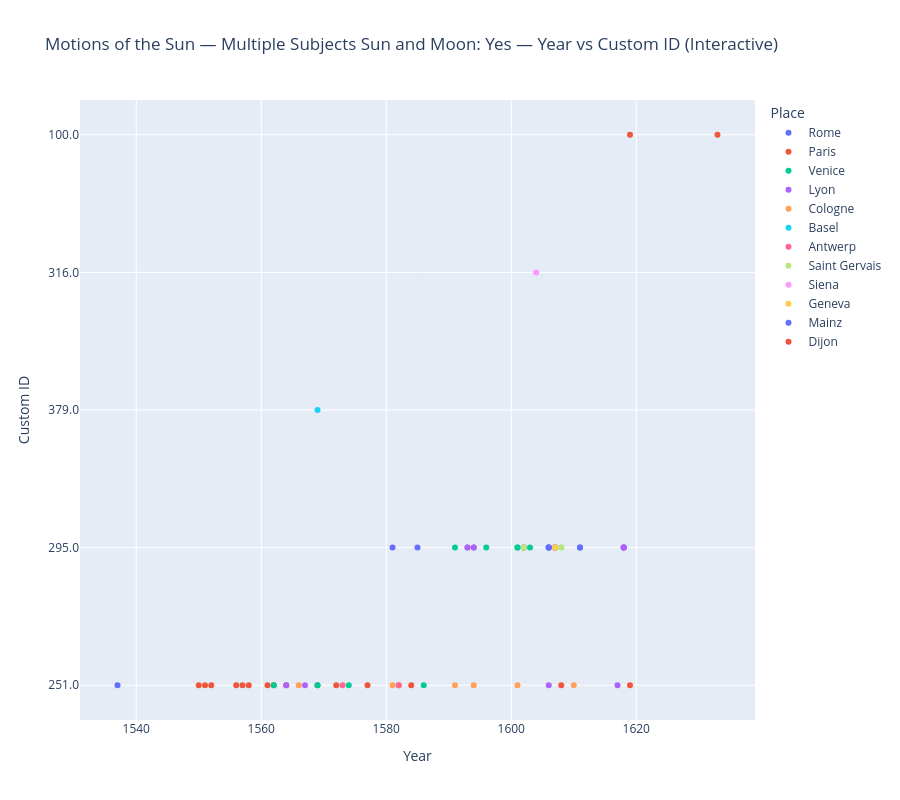

Notebook code for this chart:
### Code cell
# Interactive scatter: multiple subjects=yes — y=custom_id, color=place
fig = px.scatter(
    multi_df,
    x='year',
    y='custom_identifier_str',
    color='place',
    hover_data=['cks', 'part_or_adaption_label', 'book', 'custom_identifier_str'],
    title='Motions of the Sun — Multiple Subjects Sun and Moon: Yes — Year vs Custom ID (Interactive)',
    labels={'year': 'Year', 'custom_identifier_str': 'Custom ID', 'place': 'Place'}
)
fig.update_layout(height=800)
fig.show()

### Figure 1 — Plotly figure (JSON) as saved in the notebook; plotly's stock layout.template omitted (floating-point values rounded to 4 significant figures)
{"data": [{"customdata": [["CK_Movement of the Sun", "Compendium by P. Valeriano", "http://sphaera.mpiwg-berlin.mpg.de/id/item/e17fb754-c021-4cd6-bfbb-185fa3c603a1"], ["CK_Sun Orbit", "Clavius's commentary on Sacrobosco's Sphere", "http://sphaera.mpiwg-berlin.mpg.de/id/item/0a8d48d3-7224-4b43-bd8d-f9ddbf019caf"], ["CK_Sun Orbit", "Clavius's commentary on Sacrobosco's Sphere", "http://sphaera.mpiwg-berlin.mpg.de/id/item/5160d3aa-9337-4827-a1d3-00a32c8ec471"], ["CK_Sun Orbit", "Clavius's commentary on Sacrobosco's Sphere", "http://sphaera.mpiwg-berlin.mpg.de/id/item/012cdb2d-2830-4e0b-b148-c30b6f678f92"], ["CK_Sun Orbit", "Clavius's commentary on Sacrobosco's Sphere", "http://sphaera.mpiwg-berlin.mpg.de/id/item/012cdb2d-2830-4e0b-b148-c30b6f678f92"], ["CK_Sun Orbit", "Clavius's commentary on Sacrobosco's Sphere", "http://sphaera.mpiwg-berlin.mpg.de/id/item/012cdb2d-2830-4e0b-b148-c30b6f678f92"], ["CK_Sun Orbit", "Clavius's commentary on Sacrobosco's Sphere", "http://sphaera.mpiwg-berlin.mpg.de/id/item/012cdb2d-2830-4e0b-b148-c30b6f678f92"], ["CK_Sun Orbit", "Clavius's commentary on Sacrobosco's Sphere", "http://sphaera.mpiwg-berlin.mpg.de/id/item/924ce660-be70-431c-b627-d069824a24e1"], ["CK_Sun Orbit", "Clavius's commentary on Sacrobosco's Sphere", "http://sphaera.mpiwg-berlin.mpg.de/id/item/924ce660-be70-431c-b627-d069824a24e1"], ["CK_Sun Orbit", "Clavius's commentary on Sacrobosco's Sphere", "http://sphaera.mpiwg-berlin.mpg.de/id/item/924ce660-be70-431c-b627-d069824a24e1"], ["CK_Sun Orbit", "Clavius's commentary on Sacrobosco's Sphere", "http://sphaera.mpiwg-berlin.mpg.de/id/item/924ce660-be70-431c-b627-d069824a24e1"]], "hovertemplate": "Place=Rome<br>Year=%{x}<br>Custom ID=%{y}<br>cks=%{customdata[0]}<br>part_or_adaption_label=%{customdata[1]}<br>book=%{customdata[2]}<extra></extra>", "legendgroup": "Rome", "marker": {"color": "#636efa", "symbol": "circle"}, "mode": "markers", "name": "Rome", "orientation": "h", "showlegend": true, "type": "scatter", "x": [1537, 1581, 1585, 1606, 1606, 1606, 1606, 1607, 1607, 1607, 1607], "xaxis": "x", "y": ["251.0", "295.0", "295.0", "295.0", "295.0", "295.0", "295.0", "295.0", "295.0", "295.0", "295.0"], "yaxis": "y"}, {"customdata": [["CK_Movement of the Sun", "Compendium by P. Valeriano", "http://sphaera.mpiwg-berlin.mpg.de/id/item/b9ee1c57-bd85-4637-96b1-a22fcd0903e2"], ["CK_Movement of the Sun", "Compendium by P. Valeriano", "http://sphaera.mpiwg-berlin.mpg.de/id/item/1ee6100e-c830-49da-8713-977fbef01c31"], ["CK_Movement of the Sun", "Compendium by P. Valeriano", "http://sphaera.mpiwg-berlin.mpg.de/id/item/21e629e9-89b5-4609-8c34-733a8da34482"], ["CK_Movement of the Sun", "Compendium by P. Valeriano", "http://sphaera.mpiwg-berlin.mpg.de/id/item/e3326d18-38d0-45d3-b1f5-a58bee84a724"], ["CK_Movement of the Sun", "Compendium by P. Valeriano", "http://sphaera.mpiwg-berlin.mpg.de/id/item/c5a7404b-526c-4b51-ae9b-01d4f67171ff"], ["CK_Movement of the Sun", "Compendium by P. Valeriano", "http://sphaera.mpiwg-berlin.mpg.de/id/item/cf2b243d-dae0-47d2-8791-e9fc7b407ff1"], ["CK_Movement of the Sun", "Compendium by P. Valeriano", "http://sphaera.mpiwg-berlin.mpg.de/id/item/01f9af0a-2897-4249-b9e8-b61257f41dfb"], ["CK_Movement of the Sun", "Compendium by P. Valeriano", "http://sphaera.mpiwg-berlin.mpg.de/id/item/c1dc7411-871d-4821-acbd-e045e5b233da"], ["CK_Movement of the Sun", "Compendium by P. Valeriano", "http://sphaera.mpiwg-berlin.mpg.de/id/item/6513e6a9-0a29-42e3-8898-c53aaacfac09"], ["CK_Movement of the Sun", "Compendium by P. Valeriano", "http://sphaera.mpiwg-berlin.mpg.de/id/item/c2ed439a-fc1f-4255-b80f-025659dc5f5a"], ["CK_Movement of the Sun", "Compendium by P. Valeriano", "http://sphaera.mpiwg-berlin.mpg.de/id/item/baee638b-3a9b-49b1-987d-ae2cb8141c8d"], ["CK_Movement of the Sun", "Compendium by P. Valeriano", "http://sphaera.mpiwg-berlin.mpg.de/id/item/fa127188-5e05-4168-9f01-46861bc369e6"], ["CK_Movement of the Sun", "Compendium by P. Valeriano", "http://sphaera.mpiwg-berlin.mpg.de/id/item/a9a94b21-1df3-460e-96e5-fc6ed0974f3c"], ["CK_Movement of the Sun", "Compendium by P. Valeriano", "http://sphaera.mpiwg-berlin.mpg.de/id/item/4a74bfb7-a68f-4901-ba08-f251592707cb"], ["CK_Movement of the Sun", "Compendium by P. Valeriano", "http://sphaera.mpiwg-berlin.mpg.de/id/item/cc61e6f3-ca2a-4821-9f9b-fe0a38c6a92e"]], "hovertemplate": "Place=Paris<br>Year=%{x}<br>Custom ID=%{y}<br>cks=%{customdata[0]}<br>part_or_adaption_label=%{customdata[1]}<br>book=%{customdata[2]}<extra></extra>", "legendgroup": "Paris", "marker": {"color": "#EF553B", "symbol": "circle"}, "mode": "markers", "name": "Paris", "orientation": "h", "showlegend": true, "type": "scatter", "x": [1550, 1551, 1552, 1556, 1557, 1558, 1561, 1562, 1564, 1569, 1572, 1577, 1584, 1608, 1619], "xaxis": "x", "y": ["251.0", "251.0", "251.0", "251.0", "251.0", "251.0", "251.0", "251.0", "251.0", "251.0", "251.0", "251.0", "251.0", "251.0", "251.0"], "yaxis": "y"}, {"customdata": [["CK_Movement of the Sun", "Compendium by P. Valeriano", "http://sphaera.mpiwg-berlin.mpg.de/id/item/451f4882-f133-4c14-a9b1-330ab1066271"], ["CK_Movement of the Sun", "Compendium by P. Valeriano", "http://sphaera.mpiwg-berlin.mpg.de/id/item/afd94239-7b72-4efb-a2ef-f1b538f5c833"], ["CK_Movement of the Sun", "Compendium by P. Valeriano", "http://sphaera.mpiwg-berlin.mpg.de/id/item/08edefcd-8873-4d42-9041-bb2d0a99d299"], ["CK_Movement of the Sun", "Compendium by P. Valeriano", "http://sphaera.mpiwg-berlin.mpg.de/id/item/7e241bb5-41e3-4e08-9ab1-547a93fe6b3d"], ["CK_Sun Orbit", "Clavius's commentary on Sacrobosco's Sphere", "http://sphaera.mpiwg-berlin.mpg.de/id/item/bbd6d45f-1734-410b-9029-60ae656f2623"], ["CK_Sun Orbit", "Clavius's commentary on Sacrobosco's Sphere", "http://sphaera.mpiwg-berlin.mpg.de/id/item/a87d082b-a4a4-4dc2-b498-da488b67e3db"], ["CK_Sun Orbit", "Clavius's commentary on Sacrobosco's Sphere", "http://sphaera.mpiwg-berlin.mpg.de/id/item/810ba049-53e1-474c-96de-da17d7c69d5e"], ["CK_Sun Orbit", "Clavius's commentary on Sacrobosco's Sphere", "http://sphaera.mpiwg-berlin.mpg.de/id/item/ba9971de-e96d-4105-b874-6e6a5243d9f7"], ["CK_Sun Orbit", "Clavius's commentary on Sacrobosco's Sphere", "http://sphaera.mpiwg-berlin.mpg.de/id/item/20430a7d-3f77-404d-abee-cec9c805baf3"]], "hovertemplate": "Place=Venice<br>Year=%{x}<br>Custom ID=%{y}<br>cks=%{customdata[0]}<br>part_or_adaption_label=%{customdata[1]}<br>book=%{customdata[2]}<extra></extra>", "legendgroup": "Venice", "marker": {"color": "#00cc96", "symbol": "circle"}, "mode": "markers", "name": "Venice", "orientation": "h", "showlegend": true, "type": "scatter", "x": [1562, 1569, 1574, 1586, 1591, 1596, 1601, 1601, 1603], "xaxis": "x", "y": ["251.0", "251.0", "251.0", "251.0", "295.0", "295.0", "295.0", "295.0", "295.0"], "yaxis": "y"}, {"customdata": [["CK_Movement of the Sun", "Compendium by P. Valeriano", "http://sphaera.mpiwg-berlin.mpg.de/id/item/7e393498-6bab-4f25-9112-b48a464621dc"], ["CK_Movement of the Sun", "Compendium by P. Valeriano", "http://sphaera.mpiwg-berlin.mpg.de/id/item/0c9a708f-b9c4-4c3e-a54f-2e0d4860f100"], ["CK_Sun Orbit", "Clavius's commentary on Sacrobosco's Sphere", "http://sphaera.mpiwg-berlin.mpg.de/id/item/e2f49856-fc05-4e39-bda1-9e067fb77e38"], ["CK_Sun Orbit", "Clavius's commentary on Sacrobosco's Sphere", "http://sphaera.mpiwg-berlin.mpg.de/id/item/e2f49856-fc05-4e39-bda1-9e067fb77e38"], ["CK_Sun Orbit", "Clavius's commentary on Sacrobosco's Sphere", "http://sphaera.mpiwg-berlin.mpg.de/id/item/00294e5b-c9ed-44f7-af31-550da6b948e0"], ["CK_Sun Orbit", "Clavius's commentary on Sacrobosco's Sphere", "http://sphaera.mpiwg-berlin.mpg.de/id/item/00294e5b-c9ed-44f7-af31-550da6b948e0"], ["CK_Sun Orbit", "Clavius's commentary on Sacrobosco's Sphere", "http://sphaera.mpiwg-berlin.mpg.de/id/item/84318d12-e047-41a4-82e6-cc52c2978d90"], ["CK_Sun Orbit", "Clavius's commentary on Sacrobosco's Sphere", "http://sphaera.mpiwg-berlin.mpg.de/id/item/84318d12-e047-41a4-82e6-cc52c2978d90"], ["CK_Movement of the Sun", "Compendium by P. Valeriano", "http://sphaera.mpiwg-berlin.mpg.de/id/item/f38c54c9-6a37-480b-ab54-581aecae3816"], ["CK_Sun Orbit", "Clavius's commentary on Sacrobosco's Sphere", "http://sphaera.mpiwg-berlin.mpg.de/id/item/eb4c32fb-c422-4cec-9815-21a518a328b9"], ["CK_Sun Orbit", "Clavius's commentary on Sacrobosco's Sphere", "http://sphaera.mpiwg-berlin.mpg.de/id/item/eb4c32fb-c422-4cec-9815-21a518a328b9"], ["CK_Sun Orbit", "Clavius's commentary on Sacrobosco's Sphere", "http://sphaera.mpiwg-berlin.mpg.de/id/item/eb4c32fb-c422-4cec-9815-21a518a328b9"], ["CK_Sun Orbit", "Clavius's commentary on Sacrobosco's Sphere", "http://sphaera.mpiwg-berlin.mpg.de/id/item/eb4c32fb-c422-4cec-9815-21a518a328b9"], ["CK_Movement of the Sun", "Compendium by P. Valeriano", "http://sphaera.mpiwg-berlin.mpg.de/id/item/cb80930d-46b3-4983-8e55-7a89eb2ace17"], ["CK_Sun Orbit", "Clavius's commentary on Sacrobosco's Sphere", "http://sphaera.mpiwg-berlin.mpg.de/id/item/b968bbae-9532-42ce-bc54-491abde20698"], ["CK_Sun Orbit", "Clavius's commentary on Sacrobosco's Sphere", "http://sphaera.mpiwg-berlin.mpg.de/id/item/b968bbae-9532-42ce-bc54-491abde20698"], ["CK_Sun Orbit", "Clavius's commentary on Sacrobosco's Sphere", "http://sphaera.mpiwg-berlin.mpg.de/id/item/b968bbae-9532-42ce-bc54-491abde20698"], ["CK_Sun Orbit", "Clavius's commentary on Sacrobosco's Sphere", "http://sphaera.mpiwg-berlin.mpg.de/id/item/b968bbae-9532-42ce-bc54-491abde20698"]], "hovertemplate": "Place=Lyon<br>Year=%{x}<br>Custom ID=%{y}<br>cks=%{customdata[0]}<br>part_or_adaption_label=%{customdata[1]}<br>book=%{customdata[2]}<extra></extra>", "legendgroup": "Lyon", "marker": {"color": "#ab63fa", "symbol": "circle"}, "mode": "markers", "name": "Lyon", "orientation": "h", "showlegend": true, "type": "scatter", "x": [1564, 1567, 1593, 1593, 1594, 1594, 1602, 1602, 1606, 1607, 1607, 1607, 1607, 1617, 1618, 1618, 1618, 1618], "xaxis": "x", "y": ["251.0", "251.0", "295.0", "295.0", "295.0", "295.0", "295.0", "295.0", "251.0", "295.0", "295.0", "295.0", "295.0", "251.0", "295.0", "295.0", "295.0", "295.0"], "yaxis": "y"}, {"customdata": [["CK_Movement of the Sun", "Compendium by P. Valeriano", "http://sphaera.mpiwg-berlin.mpg.de/id/item/36ab6415-d64d-4b2c-8932-3c0a033942a3"], ["CK_Movement of the Sun", "Compendium by P. Valeriano", "http://sphaera.mpiwg-berlin.mpg.de/id/item/b6d66d26-e649-4465-a762-42bda5cf2e47"], ["CK_Movement of the Sun", "Compendium by P. Valeriano", "http://sphaera.mpiwg-berlin.mpg.de/id/item/c125b0ab-37ad-4e9c-8be0-176c3d4c0efc"], ["CK_Movement of the Sun", "Compendium by P. Valeriano", "http://sphaera.mpiwg-berlin.mpg.de/id/item/b09d9eb3-c89b-49b9-be00-5fd450b362a4"], ["CK_Movement of the Sun", "Compendium by P. Valeriano", "http://sphaera.mpiwg-berlin.mpg.de/id/item/1a63bd13-b902-4874-8564-46a0e3b9f169"], ["CK_Movement of the Sun", "Compendium by P. Valeriano", "http://sphaera.mpiwg-berlin.mpg.de/id/item/afc7f3d4-4c03-4e06-afdc-4538a60315a0"]], "hovertemplate": "Place=Cologne<br>Year=%{x}<br>Custom ID=%{y}<br>cks=%{customdata[0]}<br>part_or_adaption_label=%{customdata[1]}<br>book=%{customdata[2]}<extra></extra>", "legendgroup": "Cologne", "marker": {"color": "#FFA15A", "symbol": "circle"}, "mode": "markers", "name": "Cologne", "orientation": "h", "showlegend": true, "type": "scatter", "x": [1566, 1581, 1591, 1594, 1601, 1610], "xaxis": "x", "y": ["251.0", "251.0", "251.0", "251.0", "251.0", "251.0"], "yaxis": "y"}, {"customdata": [["CK_Movement of the Sun", "Commentary of Schreckenfuchs O. on Sacrobosco's Sphere", "http://sphaera.mpiwg-berlin.mpg.de/id/item/8f0dc956-fe5e-4a22-ac61-eb1081825f0f"]], "hovertemplate": "Place=Basel<br>Year=%{x}<br>Custom ID=%{y}<br>cks=%{customdata[0]}<br>part_or_adaption_label=%{customdata[1]}<br>book=%{customdata[2]}<extra></extra>", "legendgroup": "Basel", "marker": {"color": "#19d3f3", "symbol": "circle"}, "mode": "markers", "name": "Basel", "orientation": "h", "showlegend": true, "type": "scatter", "x": [1569], "xaxis": "x", "y": ["379.0"], "yaxis": "y"}, {"customdata": [["CK_Movement of the Sun", "Compendium by P. Valeriano", "http://sphaera.mpiwg-berlin.mpg.de/id/item/0fd18ec6-f67b-4f77-9366-f616808d5945"], ["CK_Movement of the Sun", "Compendium by P. Valeriano", "http://sphaera.mpiwg-berlin.mpg.de/id/item/af473ce0-7e61-4138-a4d0-5e487470e674"], ["CK_Movement of the Sun", "Compendium by P. Valeriano", "http://sphaera.mpiwg-berlin.mpg.de/id/item/1cc43766-934e-40d2-b2a5-9788b0073831"]], "hovertemplate": "Place=Antwerp<br>Year=%{x}<br>Custom ID=%{y}<br>cks=%{customdata[0]}<br>part_or_adaption_label=%{customdata[1]}<br>book=%{customdata[2]}<extra></extra>", "legendgroup": "Antwerp", "marker": {"color": "#FF6692", "symbol": "circle"}, "mode": "markers", "name": "Antwerp", "orientation": "h", "showlegend": true, "type": "scatter", "x": [1573, 1582, 1582], "xaxis": "x", "y": ["251.0", "251.0", "251.0"], "yaxis": "y"}, {"customdata": [["CK_Sun Orbit", "Clavius's commentary on Sacrobosco's Sphere", "http://sphaera.mpiwg-berlin.mpg.de/id/item/84b79447-cf7f-4e67-a565-5dab46100679"], ["CK_Sun Orbit", "Clavius's commentary on Sacrobosco's Sphere", "http://sphaera.mpiwg-berlin.mpg.de/id/item/84b79447-cf7f-4e67-a565-5dab46100679"], ["CK_Sun Orbit", "Clavius's commentary on Sacrobosco's Sphere", "http://sphaera.mpiwg-berlin.mpg.de/id/item/368c8cd6-26be-434b-843e-8efb5a78fac2"], ["CK_Sun Orbit", "Clavius's commentary on Sacrobosco's Sphere", "http://sphaera.mpiwg-berlin.mpg.de/id/item/368c8cd6-26be-434b-843e-8efb5a78fac2"], ["CK_Sun Orbit", "Clavius's commentary on Sacrobosco's Sphere", "http://sphaera.mpiwg-berlin.mpg.de/id/item/a824812a-d3cf-4627-9390-5fd83609d23e"], ["CK_Sun Orbit", "Clavius's commentary on Sacrobosco's Sphere", "http://sphaera.mpiwg-berlin.mpg.de/id/item/a824812a-d3cf-4627-9390-5fd83609d23e"]], "hovertemplate": "Place=Saint Gervais<br>Year=%{x}<br>Custom ID=%{y}<br>cks=%{customdata[0]}<br>part_or_adaption_label=%{customdata[1]}<br>book=%{customdata[2]}<extra></extra>", "legendgroup": "Saint Gervais", "marker": {"color": "#B6E880", "symbol": "circle"}, "mode": "markers", "name": "Saint Gervais", "orientation": "h", "showlegend": true, "type": "scatter", "x": [1602, 1602, 1607, 1607, 1608, 1608], "xaxis": "x", "y": ["295.0", "295.0", "295.0", "295.0", "295.0", "295.0"], "yaxis": "y"}, {"customdata": [["CK_Sun Orbit", "Pifferi's Commentary on the Sphere", "http://sphaera.mpiwg-berlin.mpg.de/id/item/51457f9b-2ba9-45fc-823d-154e944c8d9a"]], "hovertemplate": "Place=Siena<br>Year=%{x}<br>Custom ID=%{y}<br>cks=%{customdata[0]}<br>part_or_adaption_label=%{customdata[1]}<br>book=%{customdata[2]}<extra></extra>", "legendgroup": "Siena", "marker": {"color": "#FF97FF", "symbol": "circle"}, "mode": "markers", "name": "Siena", "orientation": "h", "showlegend": true, "type": "scatter", "x": [1604], "xaxis": "x", "y": ["316.0"], "yaxis": "y"}, {"customdata": [["CK_Sun Orbit", "Clavius's commentary on Sacrobosco's Sphere", "http://sphaera.mpiwg-berlin.mpg.de/id/item/bb68ef98-9860-49a1-9f6f-5e3295e704c5"], ["CK_Sun Orbit", "Clavius's commentary on Sacrobosco's Sphere", "http://sphaera.mpiwg-berlin.mpg.de/id/item/bb68ef98-9860-49a1-9f6f-5e3295e704c5"]], "hovertemplate": "Place=Geneva<br>Year=%{x}<br>Custom ID=%{y}<br>cks=%{customdata[0]}<br>part_or_adaption_label=%{customdata[1]}<br>book=%{customdata[2]}<extra></extra>", "legendgroup": "Geneva", "marker": {"color": "#FECB52", "symbol": "circle"}, "mode": "markers", "name": "Geneva", "orientation": "h", "showlegend": true, "type": "scatter", "x": [1607, 1607], "xaxis": "x", "y": ["295.0", "295.0"], "yaxis": "y"}, {"customdata": [["CK_Sun Orbit", "Clavius's commentary on Sacrobosco's Sphere", "http://sphaera.mpiwg-berlin.mpg.de/id/item/22a04077-cc56-4871-a4e5-eab72e6bcfc5"], ["CK_Sun Orbit", "Clavius's commentary on Sacrobosco's Sphere", "http://sphaera.mpiwg-berlin.mpg.de/id/item/22a04077-cc56-4871-a4e5-eab72e6bcfc5"]], "hovertemplate": "Place=Mainz<br>Year=%{x}<br>Custom ID=%{y}<br>cks=%{customdata[0]}<br>part_or_adaption_label=%{customdata[1]}<br>book=%{customdata[2]}<extra></extra>", "legendgroup": "Mainz", "marker": {"color": "#636efa", "symbol": "circle"}, "mode": "markers", "name": "Mainz", "orientation": "h", "showlegend": true, "type": "scatter", "x": [1611, 1611], "xaxis": "x", "y": ["295.0", "295.0"], "yaxis": "y"}, {"customdata": [["CK_Sun Orbit", "Tractatus de sphaera", "http://sphaera.mpiwg-berlin.mpg.de/id/item/5250d926-0314-4974-92f2-43326bbee263"], ["CK_Sun Orbit", "Tractatus de sphaera", "http://sphaera.mpiwg-berlin.mpg.de/id/item/6be932f0-a115-4a38-a2fd-5cb5bb14cd7a"]], "hovertemplate": "Place=Dijon<br>Year=%{x}<br>Custom ID=%{y}<br>cks=%{customdata[0]}<br>part_or_adaption_label=%{customdata[1]}<br>book=%{customdata[2]}<extra></extra>", "legendgroup": "Dijon", "marker": {"color": "#EF553B", "symbol": "circle"}, "mode": "markers", "name": "Dijon", "orientation": "h", "showlegend": true, "type": "scatter", "x": [1619, 1633], "xaxis": "x", "y": ["100.0", "100.0"], "yaxis": "y"}], "layout": {"height": 800, "legend": {"title": {"text": "Place"}, "tracegroupgap": 0}, "title": {"text": "Motions of the Sun — Multiple Subjects Sun and Moon: Yes — Year vs Custom ID (Interactive)"}, "xaxis": {"anchor": "y", "domain": [0, 1], "title": {"text": "Year"}}, "yaxis": {"anchor": "x", "domain": [0, 1], "title": {"text": "Custom ID"}}}}
